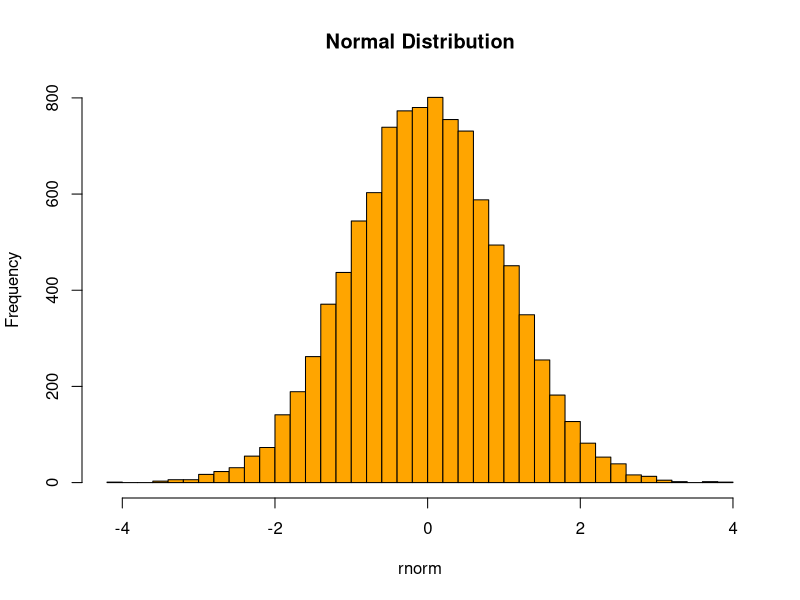
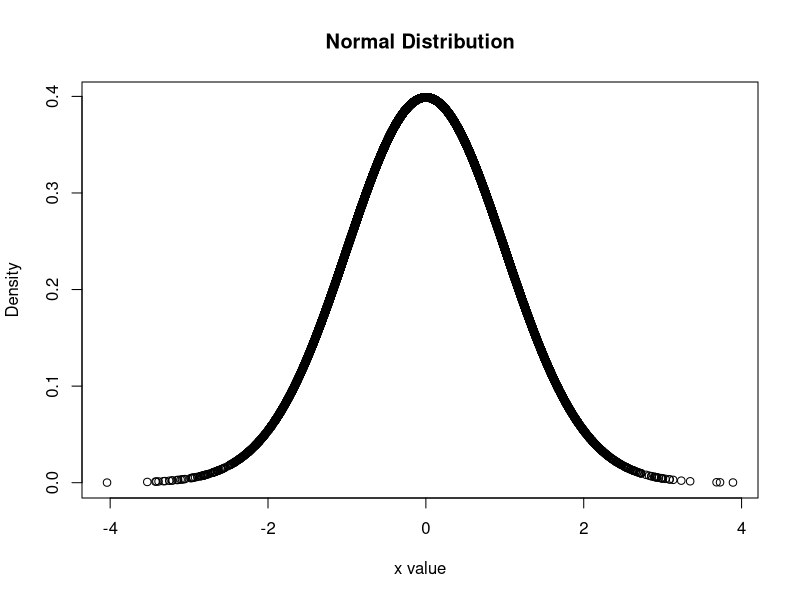
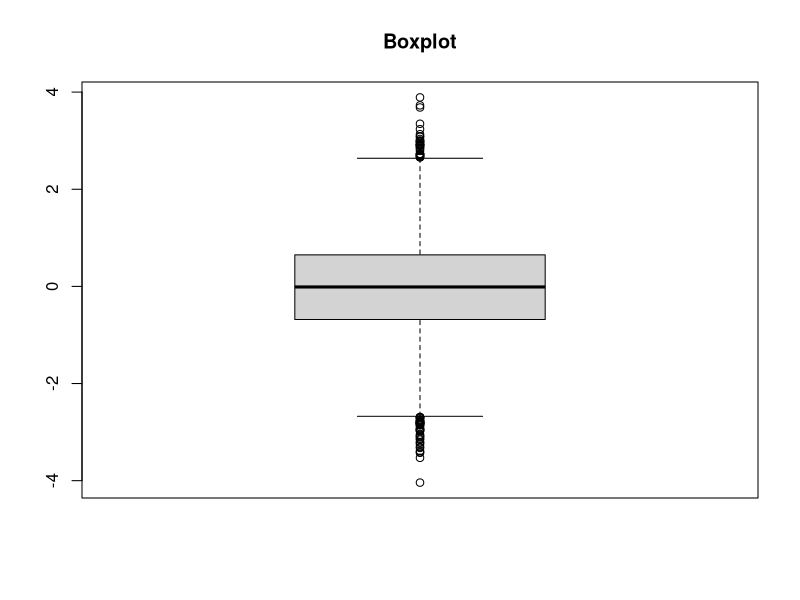
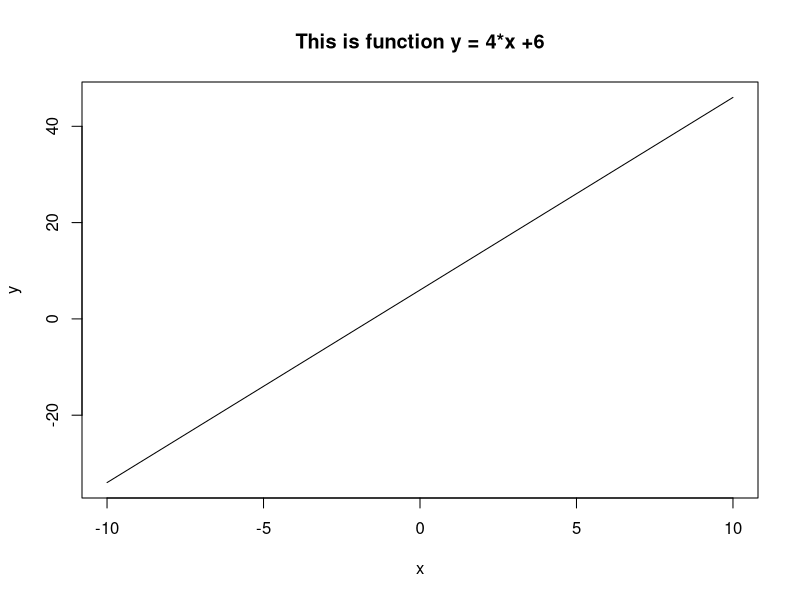
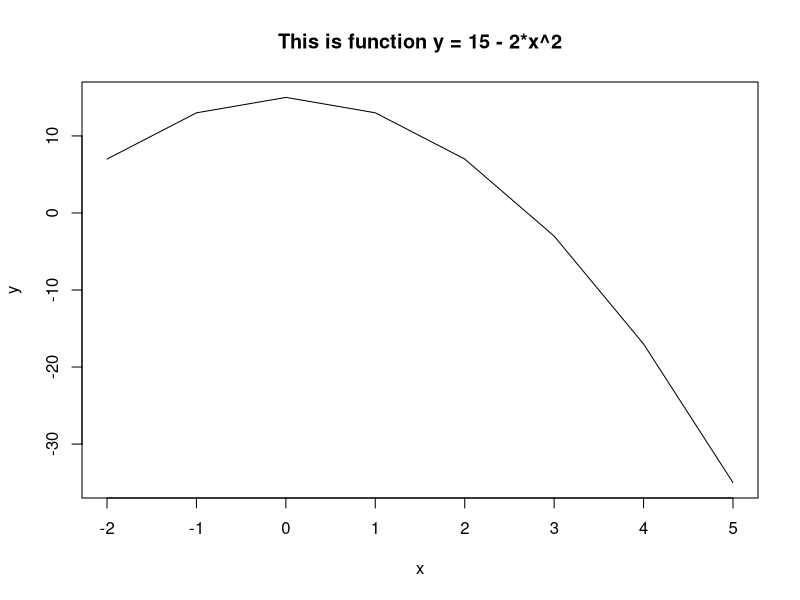
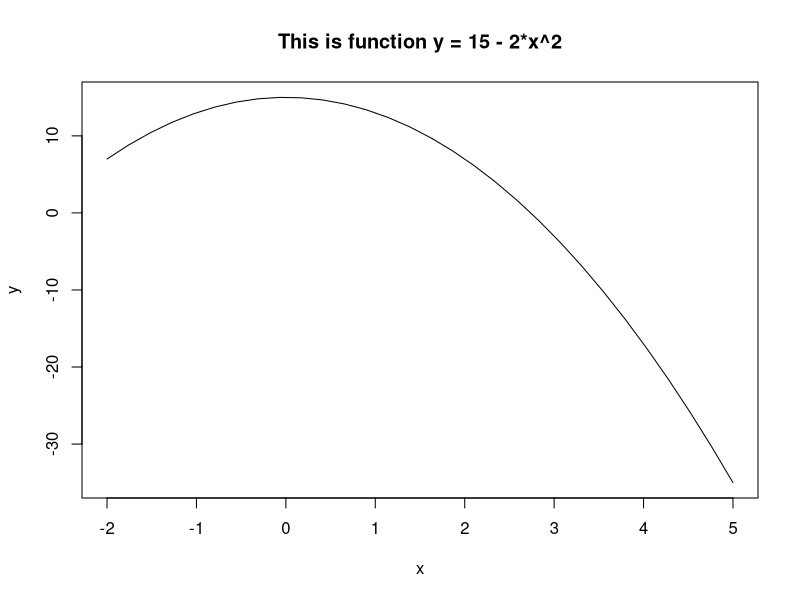
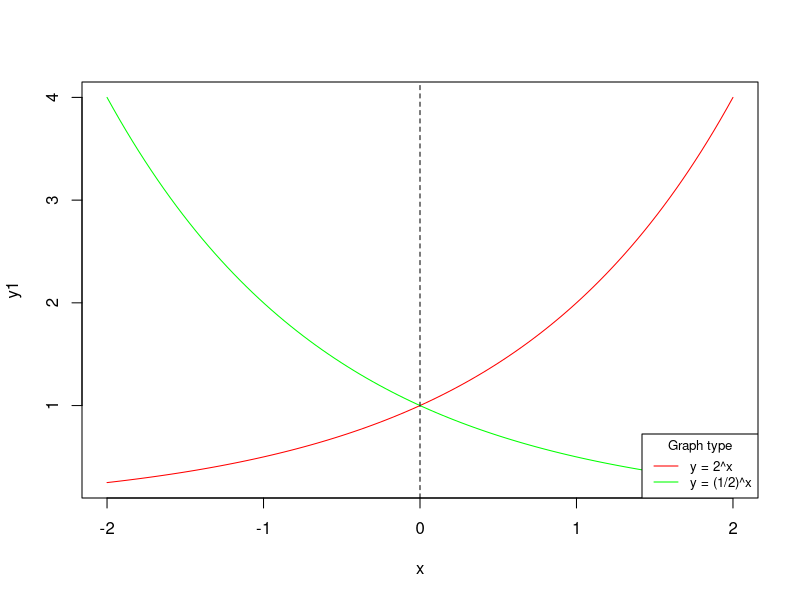
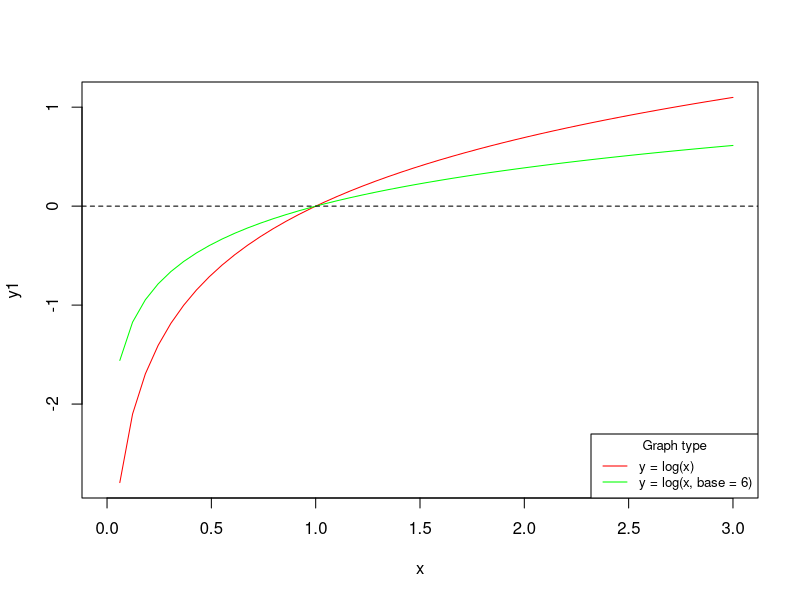

These charts were generated, in order, by the following R code:
## ---- chunk 1
knitr::opts_chunk$set(echo = TRUE)
knitr::opts_knit$set(global.device = TRUE)
## ---- chunk 2
1:10 # Creates a sequence of integers

seq(1,10) # Does the same thing

seq(2,50,by=2) # Generate a sequence of number by increase the same amount

seq(1, 10, length.out = 5) # Generate a sequence by desired length

newvector<-c(1,23,7,10,11,5,45) # Creates a vector with 7 elements
newvector

rep(1,500) # Creates a vector with the number 1 repeated 500 times

fun<-c("R","is","fun") # Creates a vector with non-numerical entries
fun

paste(fun, collapse=" ") # Turns the above vector into a single element 
## ---- chunk 3
abs(-10) # Returns the absolute value of a number

sqrt(4) # Gives you the square root of a number

log(exp(1)) # Gives you the natural logarithm, here ln(e) was entered e = exp(1)

log(100, base=10) # Gives you the logarithm of 100 with base 10

round(1.5) # Rounds the value to the next integer

sum(newvector) # Gives you the sum of all elements of a vector

length(newvector) # Gives you the length (number of elements) of a vector

mean(newvector) # Gives you the mean or average of a vector

sum(newvector)/length(newvector) # Does the same thing (formula behind the above command)

min(newvector) # Gives the minimum in a vector

max(newvector) # Gives the maximum in a vector

summary(newvector) # Gives you more detailed summary statistics

sort(newvector) # Reorder the values in the vector 

sort(newvector, decreasing = T) # Reorder the values by descending

which(newvector >= 3) # Tells you which entries of the vector meet the condition of being larger than or equal to 3 
## ---- chunk 4
logical <- c(T,F,T,F,F) # TRUE=T, FALSE=F
!logical # Will reverse the vector

3==4 # Double equal sign means testing whether two things are the same

"This" == "That"

3 < 4 # Less than 

3 <= 4 # Less than or equal to

3 > 4 # Greater than 

3 >= 4 # Greater than or equal to

3 != 4 # Not equal to

x <- c(1,2,3)

2 %in% x # Testing whether a value is contained within a set

## ---- chunk 5
a <- c(1,3,5,7,9)

b <- a[-3] # This command excludes the third element from the vector

b # Only 1, 2, 4, and 5 are left

c <- a[-which(a==3)] # This command excludes the element that equals to 3.

c

## ---- chunk 6
d <- a[-c(4,5)] # This command excludes the fourth and fifth element

d # Only 1, 2, and 3 are left
## ---- chunk 7
e <- c(11,15,9,2,34)

e <- d[-c(1,2)]

e # Only the last three items are left: 9, 2, and 34
## ---- chunk 8
a[3] # Gives you the third element of the vector

logical[2] # Gives you the second element of the vector
## ---- chunk 9
matrix=rbind(a,logical) 
# Rbind stands for "rowbind", you bind two rows together, 
#the alternative is "cbind", meaning that you bind columns together

matrix # The logical vector is turned numeric (1 for TRUE, 0 for FALSE)

matrix[2,3] # Gives you the element in the second row and third column
## ---- chunk 10


rnorm <- rnorm(10000,0,1) #Random draw 10000 data from a standard normal distribtuon. The first argument define how many draws you want, the second and third argument define the mean and variance of the normal distribution

hist(rnorm, breaks=30, col = "orange", main = "Normal Distribution")

plot(x=rnorm, y=dnorm(rnorm), xlab="x value", ylab="Density", main="Normal Distribution")

boxplot(rnorm, main="Boxplot")
## ---- chunk 11

# A linear function: y = 4*x +6

x <- c(-10:10) # first, we set the domain

y <- 4*x +6 # then, we calculate the range


plot(x, y, type = "l", main = "This is function y = 4*x +6")

# A non-linear function: y = 15 - 2*x^2 

x <- c(-2:5) 

y <- 15 - 2*x^2  


plot(x, y, type = "l", main = "This is function y = 15 - 2*x^2")

## let's improve the plot by increase the number of values in domain

x <- seq(-2, 5, length.out = 30) 

y <- 15 - 2*x^2  


plot(x, y, type = "l", main = "This is function y = 15 - 2*x^2")


# A exponential function: y = 2^x, and y = (1/2)^x

x <- seq(-2, 2, length.out = 100)

y1 <- 2^x

y2 <- (1/2)^x


{ # notice: we do not need this curly brackets in R script, but we need it here. 
plot(x, y1, type = "l", col= "red")
lines(x, y2, col="green")
abline(v=c(0),lty=2)
legend('bottomright',legend = c("y = 2^x","y = (1/2)^x"),
       lty=1,col=c("red","green"),title="Graph type", cex=0.8)
}

# A logarithm function y = log(x), and y = log(x, base = 6)


x <- seq(0, 3, length.out = 50)

y1 <- log(x)

y2 <- log(x, base = 6)


{ # notice: we do not need this curly brackets in R script, but we need it here. 
plot(x, y1, type = "l", col= "red")
lines(x, y2, col="green")
abline(h=c(0),lty=2)
legend('bottomright',legend = c("y = log(x)","y = log(x, base = 6)"),
       lty=1,col=c("red","green"),title="Graph type", cex=0.8)
}

# A discontinuous function: 

x1 <- seq(0, 3, length.out = 50)

x2 <- seq(3, 6, length.out = 50)

y1 <- x1^3 - 3*x1 + 4

y2 <- x2^2

{ # notice: we do not need this curly brackets in R script, but we need it here. 
plot(x1, y1, xlim = c(0,8), type = "l", col= "red")
lines(x2, y2, col="black")
abline(v=3, lty=2)
}
